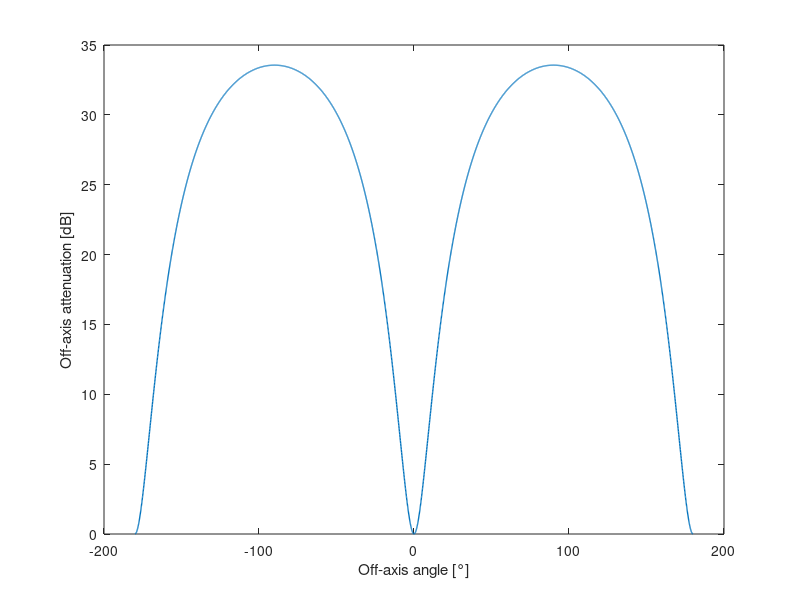

MATLAB code to generate this figure: (Note: this script raises an error after producing the figure.)
% Script to show off-axis attenuation approximation used to derive
% detection function. 
% Ref: Passive Acoustic Monitoring of Cetaceans by Walter M. X. Zimmer 
% Page: 96 - 100

clear 
close all 
% Constants 
DI = 23.5; % Directivity index of Porpoise (PAMofC (p89)) [dB]
ka = 10^(DI/20);

% Broadband
% ka = 17.8; % 
C1 = 47; % dB
C2 = 0.218*ka;

%% X, Y plot to show loss
% Directionnal loss of the source as a function of off-axis angle for
% broadband signal (click). 
dth = 0.1;
thetadeg =-180:dth:180;
theta = thetadeg * pi/180;

cx = C2*sin(theta);
DLbb = C1 * (cx).^2 ./ (1 + abs(cx) + (cx).^2);

figure 
plot(thetadeg, DLbb, 'LineWidth', 1)
xlabel('Off-axis angle [°]')
ylabel('Off-axis attenuation [dB]')
title('DLbb', sprintf('DI = %.0f dB', DI))
set(gca, 'YDir', 'reverse')
xlim([-90, 90])

idxAlpha3dB = find((DLbb<=3), 1, 'first');
alpha3dB = thetadeg(idxAlpha3dB);
xline(alpha3dB, 'r', 'LineStyle', '--', 'LineWidth', 1)
xline(-alpha3dB, 'r', 'LineStyle', '--', 'LineWidth', 1, ...
    'Label', sprintf('-3dB Beamwidth = %.1f°', -alpha3dB), 'LabelVerticalAlignment', 'bottom', ...
    'LabelHorizontalAlignment','right', 'LabelOrientation', 'horizontal')


%% Polar plot to show off-Axis attenuation
dth = 0.1;
thetadeg = -180:dth:180;
theta = thetadeg * pi/180;

idxDef = (thetadeg <=90) & (thetadeg>=-90);
idxNotDef = ~idxDef;
cx = C2*sin(theta(idxDef));
DLbb = zeros([numel(theta), 0]);
DLbb(idxDef) = C1 * (cx).^2 ./ (1 + abs(cx) + (cx).^2);
DLmax = C1 * C2^2 / (1 + C2 + C2^2);
DLbb(idxNotDef) = DLmax;

% Apparent source level
SL0 = 100;
ASLbb = SL0 - DLbb;
figure 
lgd = {};
polarplot(theta, ASLbb, 'LineWidth', 1)
lgd{end+1} = sprintf('Apparent source level with SL0 = %d dB', SL0);
hold on
polarplot([0; 0]*pi/180, [0; SL0],'LineWidth', 2)  
lgd{end +1} = 'Acoustic axis';
hold on 
polarplot([45; 45]*pi/180, [0; SL0], 'LineWidth', 2, 'LineStyle', '--')  
lgd{end +1} = 'Off-axis';

legend(lgd, 'Location', 'southoutside')

%% Narrow band off-axis attenuation
% dth = 0.01;
% thetadeg = -180:dth:180;
% theta = thetadeg * pi/180;

idxDef = (thetadeg <=90) & (thetadeg>=-90);
idxNotDef = ~idxDef;
DLnb = zeros([numel(theta), 0]);

% First-order Bessel function of the first kind 
J1 = @(x) besselj(1, x);

% Narrow band directional loss 
DLnb(idxDef) = ( 2*J1(ka*sin(theta(idxDef))) ./ (ka*sin(theta(idxDef))) ).^2;
DLnbmax = ( 2*J1(ka*sin(90 * pi/180)) / (ka*sin(90 * pi/180)) )^2;
DLnb(idxNotDef) = DLnbmax;
DLnb = -10*log10(DLnb);

% Circular piston model
figure
plot(thetadeg, DLnb, 'LineWidth', 1)
xlabel('Off-axis angle [°]')
ylabel('Off-axis attenuation [dB]')
title('Circular piston model', sprintf('DI = %.0f dB', DI))
set(gca, 'YDir', 'reverse')
xlim([-90, 90])


% Circular piston model + broadband approx
figure
plot(thetadeg, DLnb, 'LineWidth', 1.5)
hold on 
plot(thetadeg, DLbb, 'LineWidth', 1.5)
legend({'Circular piston', 'Broadband approximation'})
xlabel('Off-axis angle [°]')
ylabel('Off-axis attenuation [dB]')
title('Circular piston model', sprintf('DI = %.1f dB', DI))
set(gca, 'YDir', 'reverse')
xlim([-90, 90])

%% Find knots 
% Find zeros of J1 function 
lb = 0;             % Set a lower bound for the function.
ub = 1.1*pi/2;          % Set an upper bound for the function.
x = NaN*ones(100, 1);             % Initializes x.
starting_points=linspace(lb, ub, 100);
for i=1:100
        % Look for the zeros in the function's current window.
        x(i) = fzero(@(x) J1(ka*sin(x)), starting_points(i));
end
x_unique = x(diff(x)>1e-12);
x_unique = x_unique(2:end); % Get rid of the first 0 (corresponding to on-axis)

figure
dth = 0.01;
thetadeg = 0:dth:90;
theta = thetadeg * pi/180;
plot(thetadeg, J1(ka*sin(theta)), 'LineWidth', 1.5)
yline(0, 'k')
x_unique_deg = x_unique*180/pi;
for i = 1:numel(x_unique)
    xline(x_unique_deg(i), '--k', 'LineWidth', 1, 'Label', sprintf('%.1f°', x_unique_deg(i)))
end

legend({'J1(ka*sin(\theta))', '', '','', 'Zeros of the function'}, 'Location', 'southeast')
xlabel('\theta [°]')
ylabel('J1(ka*sin(\theta))')


%% Check that zeros correspond to knots with polar plot 
%%% Applying small offsets to theta_knots for future interpolation %%%
offset = 0.01   ;
% x_unique(1) = x_unique(1) - offset; % Reducing main lobe 

dth = 0.01;
thetadeg = -90:dth:90;
theta = thetadeg * pi/180;

idxDef = (thetadeg <=90) & (thetadeg>=-90);
idxNotDef = ~idxDef;
DLnb = zeros([numel(theta), 0]);

% Narrow band directional loss 
DLnb(idxDef) = ( 2*J1(ka*sin(theta(idxDef))) ./ (ka*sin(theta(idxDef))) ).^2;
DLnbmax = ( 2*J1(ka*sin(90 * pi/180)) / (ka*sin(90 * pi/180)) )^2;
DLnb(idxNotDef) = DLnbmax;
DLnb = -10*log10(DLnb);

figure
lgd = {};
% Apparent source level
SL0 = 100;
ASLnb = SL0 - DLnb; 
polarplot(theta, ASLnb)
lgd{end+1} = 'DL_{nb}';

% Plotting knots location
hold on 
for i=1:numel(x_unique)
    polarplot([x_unique(i); x_unique(i)], [0; SL0], 'k', 'LineWidth', 1, 'LineStyle', '--')  
    polarplot([-x_unique(i); -x_unique(i)], [0; SL0], 'k', 'LineWidth', 1, 'LineStyle', '--')  
    lgd{end +1} = sprintf('lobe_{%d} = %.1f°', i, x_unique(i)*180/pi);
    lgd{end +1} = '';
end

%%% Main lobe %%%
idxtheta_main = theta >= -x_unique(1) & theta <= x_unique(1);
% dl_main = DLnb(idxtheta_main);
% theta_firstlobe = abs(theta( (DLnb < DLnb(end) - 1) & idxtheta_main ));
idxMainLobe = (DLnb < DLnb(end) - 1) & idxtheta_main;
theta_firstlobe = theta(find(idxMainLobe, 1, 'last'));
% idxMainLobe = (theta >= -theta_firstlobe) & (theta <= theta_firstlobe);

% Narrow band directional loss for main lobe
DLnb_mainlobe = DLnb(idxMainLobe);
theta_mainlobe = theta(idxMainLobe);

ASLnb_mainlobe = SL0 - DLnb_mainlobe;
hold on
polarplot(theta_mainlobe, ASLnb_mainlobe, '--m', 'LineWidth', 2)
lgd{end +1} = 'DL_{nb}_{mainlobe}';

%%% Remaining angles %%%
if numel(x_unique) >= 2 % Fix to avoid pb if there is only 1 knot 
    theta_knot2 = x_unique(2) + offset;
    interpMethod = 'pchip';
else 
    theta_knot2 = x_unique(1) + 4*offset;
    interpMethod = 'linear'; 
end
idxPart2 = (theta >= theta_knot2) | (theta <= -theta_knot2);

% Narrow band directional loss for the angles out of main lobe 
thetaPart2 = theta(idxPart2);
DLnbPart2 = ones(size(thetaPart2)) * DLnb(end); % Constant with value DLnb(theta=90°)
% We add a small slope to ensure the final distribution is injective on 
% the interval [0, 90]° so that we can inverse it 
eps = 0.1;
a = +eps/(max(thetaPart2)-theta_knot2);
b = -eps * (1+theta_knot2/((max(thetaPart2)-theta_knot2)));
yoffset = a*abs(thetaPart2) + b; 
DLnPart2WithSplope = DLnbPart2 + yoffset; 
% DLnPart2WithSplope = 40 + yoffset; 

DLnbPart2 = DLnPart2WithSplope;

% DLnbPart2 = DLnbPart2 + 30; set an offset to increase attenuation ? 

ASLnbPart2 = SL0 - DLnbPart2;
hold on
polarplot(thetaPart2, ASLnbPart2, '--', 'LineWidth', 2)
lgd{end +1} = 'DL_{nb}_{sidelobes}';

%%% Interpolate main lobe and part 2 %%%
% Interpolation to consider main lobe as well as side lobes effect and 
% backward energy for a directionnal source modelled by a piston. The 
% solution adopted here is a compromise between the original piston model
% which is not an injective function on [0, 90]° and thus can't be used to
    % model the detection function and a model with only the main lobe which
    % seems to lead to largely underestimate detection probability according to
% the paper. 
% Based on results from paper High resolution three-dimensional beam radiation pattern of harbour porpoise clicks
% with implications for passive acoustic monitoring
% Jamie D. J. Macaulay, Chloe E. Malinka, Douglas Gillespie, and Peter T. Madse

dth = 0.01;
thetadeg = -90:dth:90;
theta = thetadeg * pi/180;

thetaAll = [theta_mainlobe thetaPart2 ]; % Concatenate main and last lobe 
DLnbAll = [DLnb_mainlobe DLnbPart2];

DLnb_interp = interp1(thetaAll, DLnbAll, theta, interpMethod); 
 
%%% Extent DLnb, DLnb_interp to the all range -180, 180° 
angleInf = -180:dth:-90;
angleSup = 90:dth:180;
thetadeg = [angleInf thetadeg angleSup]; 
theta = thetadeg * pi/180;
% [C,ia,ic] = unique(theta);
% DLnb
val = DLnb(end);
DLnb = [ones(size(angleInf))*val DLnb ones(size(angleSup))*val];
% Extent DLnb_interp
val = DLnb_interp(end);
DLnb_interp = [ones(size(angleInf))*val DLnb_interp ones(size(angleSup))*val];


ASLnb_interp = SL0 - DLnb_interp;
hold on
polarplot(theta, ASLnb_interp, '--g', 'LineWidth', 2)
lgd{end +1} = 'DL_{nb}_{interp}';

legend(lgd)


% Regular plot 
figure
% plot(theta*180/pi, 10.^(DLnb_interp/20), 'LineWidth', 1)
plot(theta*180/pi, DLnb_interp, 'LineWidth', 1)

theta_DLnb = theta; 
theta_DLnb_deg = theta_DLnb*180/pi;

xlabel('Off-axis angle [°]')
ylabel('Off-axis attenuation [dB]')
title('Directionnal loss approximation for narrowband signal')
set(gca, 'YDir', 'reverse')

%% Plot for userguide 
figure 
lgd = {};
% Interp 
polarplot(theta, ASLnb_interp, 'LineWidth', 2)
lgd{end + 1} = 'ASL_{interp}';
hold on
% Slope
polarplot(thetaPart2, ASLnbPart2, 'LineWidth', 2)
lgd{end + 1} = 'ASL_{nb}';
hold on
% Main lobe 
polarplot(theta_mainlobe, ASLnb_mainlobe, 'LineWidth', 2) 
lgd{end + 1} = 'ASL_{mainlobe}';
hold on 

title({'ASL - Narrowband model', ...
    sprintf('DI = %ddB, SL_0 = %ddB', DI, SL0)})
legend(lgd, 'Location', 'southoutside')


figure 
lgd = {};
% Interp 
plot(theta*180/pi, DLnb_interp, 'LineWidth', 2)
lgd{end + 1} = 'ASL_{interp}';
hold on
% Slope
DLslope = DLnbPart2;
idxNotSlope = (thetaPart2 > -theta_knot2) & (thetaPart2 < theta_knot2);
DLslope(idxNotSlope) = nan;
plot(thetaPart2(thetaPart2 > -theta_knot2)*180/pi, DLslope(thetaPart2 > -theta_knot2), 'r', 'LineWidth', 2)
plot(thetaPart2(thetaPart2 < theta_knot2)*180/pi, DLslope(thetaPart2 < theta_knot2), 'r', 'LineWidth', 2)

lgd{end + 1} = 'ASL_{slope}';
lgd{end + 1} = '';
hold on
% Main lobe 
plot(theta_mainlobe*180/pi, DLnb_mainlobe, 'LineWidth', 2) 
lgd{end + 1} = 'ASL_{mainlobe}';
hold on 

set(gca, 'YDir', 'reverse')
xlim([-90, 90])

xlabel('Off-axis angle [°]')
ylabel('Off-axis attenuation [dB]')
title({'DL narrowband model', ...
    sprintf('DI = %.1fdB, SL_0 = %.0fdB', DI, SL0)})
legend(lgd)


% Circular piston model + narrow approx
figure
plot(theta*180/pi, DLnb, 'LineWidth', 1.5)
hold on 
plot(theta*180/pi, DLnb_interp, 'LineWidth', 1.5)

legend({'Circular piston', 'Narrow-band approximation'})
xlabel('Off-axis angle [°]')
ylabel('Off-axis attenuation [dB]')
title('Circular piston model', sprintf('DI = %.1f dB', DI))
set(gca, 'YDir', 'reverse')
xlim([-90, 90])



%% Compare models 
dth = 0.1;
thetadeg = -180:dth:180;
theta = thetadeg * pi/180;

figure 
lgd = {};
plot(theta_DLnb_deg, DLnb, 'k', 'LineWidth', 1)
lgd{end + 1} = 'DL';
hold on 
plot(thetadeg, DLbb, 'b', 'LineWidth', 1)
lgd{end + 1} = 'DL_{bb}';
hold on 
plot(theta_DLnb_deg, DLnb_interp, 'r', 'LineWidth', 1)
lgd{end + 1} = 'DL_{nb}';

% Compare -3dB beamwidth
% Broadband
idxAlpha3dB = find((DLbb<=3), 1, 'first');
alpha3dB = thetadeg(idxAlpha3dB);
xline(-alpha3dB, 'b', 'LineStyle', '--', 'LineWidth', 1)
xline(alpha3dB, 'b', 'LineStyle', '--', 'LineWidth', 1, ...
    'Label', sprintf('Broadband beamwidth = %.1f°', 2*abs(alpha3dB)), 'LabelVerticalAlignment', 'bottom', ...
    'LabelHorizontalAlignment','right', 'LabelOrientation', 'aligned')
% Narrowband unmodified 
idxAlpha3dB = find((DLnb<3), 1, 'first');
alpha3dB = theta_DLnb_deg(idxAlpha3dB);
xline(alpha3dB, 'k', 'LineStyle', '--', 'LineWidth', 1)
xline(-alpha3dB, 'k', 'LineStyle', '--', 'LineWidth', 1, ...
    'Label', sprintf('Circular piston model beamwidth = %.1f°', 2*abs(alpha3dB)), 'LabelVerticalAlignment', 'bottom', ...
    'LabelHorizontalAlignment','right', 'LabelOrientation', 'aligned')
% Narrowband modified 
idxAlpha3dB = find((DLnb_interp<3), 1, 'first');
alpha3dB = theta_DLnb_deg(idxAlpha3dB);
xline(alpha3dB, 'r', 'LineStyle', '--', 'LineWidth', 1, ...
    'Label', sprintf('Narrowband beamwidth = %.1f°', 2*abs(alpha3dB)), 'LabelVerticalAlignment', 'bottom', ...
    'LabelHorizontalAlignment','left', 'LabelOrientation', 'aligned')
xline(-alpha3dB, 'r', 'LineStyle', '--', 'LineWidth', 1)

yline(3,  'k', 'LineStyle', '--', 'LineWidth', 1, ...
    'Label', '-3dB')
ylim([0 50])
xlim([-90, 90])
xlabel('Off-axis angle [°]')
ylabel('Off-axis attenuation [dB]')
title({'Directionnal loss approximation', ... 
     sprintf('DI = %.1fdB', DI)})
set(gca, 'YDir', 'reverse')

legend(lgd, 'Location', 'northwest')

% Polar plot 
% Apparent source level
SL0 = 100;
ASLnb = SL0 - DLnb;
figure 
lgd = {};
polarplot(theta_DLnb, ASLnb, 'LineWidth', 1)
lgd{end+1} = sprintf('ASL - narrowband piston model');
hold on
polarplot(theta_DLnb, ASLnb_interp, 'LineWidth', 1)
lgd{end+1} = sprintf('ASL - narrowband modified piston model');
hold on 
polarplot(theta, ASLbb, 'LineWidth', 1)
lgd{end+1} = sprintf('ASL - broadband');

title({'Apparent source level for a narrow band signal', ...
    sprintf('DI = %.1fdB, SL_0 = %.1fdB', DI, SL0)})
legend(lgd, 'Location', 'southoutside')


% polarplot(theta_mainlobe, DLnb_mainlobe)
% thetadeg_modified = thetadeg(~isnan(DLnb));
% DLnb_modified(idInf) = 100;
% DL = 1:0.1:100;
% thetaInv = interp1(DLnb_modified, thetadeg_modified, DL);

%%  Beam profile detectability 
% Beam profile detectability for an echolocation click with a SL of 191 dB re 1 lPa pp. Each point on the plot is coloured by the
% expected RL if a porpoise were facing in the y direction and located at (0,0)
% The idea is to repoduce the results given in the paper High resolution 
% three-dimensional beam radiation pattern of harbour porpoise clicks
% with implications for passive acoustic monitoring by 
% Jamie D. J. Macaulay, Chloe E. Malinka, Douglas Gillespie, and Peter T. Madsen

% From the paper 
SL0 = 191; % dB pp 
alpha = 0.04; % dB/m 
DTthreshold = 110; %dB 

dx = 1; %m
dy = 1; %m
y = -200.1:dx:800;    
x = -200.1:dy:200;

[XX, YY] = meshgrid(x, y); 
[THETA, R] = cart2pol(XX, YY); % Angle and range for each point of the grid 
THETA = THETA - pi/2; % Shift so that on-axis = yaxis 
  
idxDef = (THETA <=pi/2) & (THETA>=-pi/2);
idxNotDef = ~idxDef;
DLnbcart = zeros(size(THETA));
DLnbmodifiedcart = nan(size(THETA));
DLbbcart = zeros(size(THETA));

%%%% Narrow band directional loss %%%%
DLnbcart(idxDef) = ( 2*J1(ka*sin(THETA(idxDef))) ./ (ka*sin(THETA(idxDef))) ).^2;
DLnbmax = ( 2*J1(ka*sin(90 * pi/180)) / (ka*sin(90 * pi/180)) )^2;
DLnbcart(idxNotDef) = DLnbmax;
DLnbcart = -10*log10(DLnbcart);
ASLnb = SL0 - DLnbcart;

%%%% Broadband directionnal loss %%%%
cx = C2*sin(THETA(idxDef));
DLbbcart(idxDef) = C1 * (cx).^2 ./ (1 + abs(cx) + (cx).^2);
DLmax = C1 * C2^2 / (1 + C2 + C2^2);
DLbbcart(idxNotDef) = DLmax;
ASLbb = SL0 - DLbbcart;
clear DLbbcart

%%%% Narrowband modified %%%%
% Main lobe
% idxtheta_main = THETA >= -x_unique(1) & THETA <= x_unique(1);
% idxMainLobe = (DLnbcart < DLnbmax - 1) & idxtheta_main;

% theta_firstlobe = x_unique(1);
idxMainLobe = (THETA >= -theta_firstlobe) & (THETA <= theta_firstlobe);
% Narrow band directional loss for main lobe
DLnbmodifiedcart(idxMainLobe) = DLnbcart(idxMainLobe);

% Remaining angles
if numel(x_unique) >= 2 % Fix to avoid pb if there is only 1 knot 
    theta_knot2 = x_unique(2) + offset;
else 
    theta_knot2 = x_unique(1) + 4*offset;
end
idxPart2 = (THETA >= theta_knot2) | (THETA <= -theta_knot2);

% Narrow band directional loss for the angles out of main lobe 
% thetaPart2 = THETA(idxPart2);
DLnbmodifiedcart(idxPart2) = -10*log10(DLnbmax); % Constant with value DLnb(theta=90°)

% Interpolate main lobe and part 2
DLnbmodifiedcart = inpaintn(DLnbmodifiedcart);
ASLnbmodified = SL0 - DLnbmodifiedcart;

clear DLnbcart
clear DLnbmodifiedcart

clear THETA;
clear idxDef;
clear idxNotDef;

TL = 20*log10(R) + alpha.*R;
RLbb = ASLbb - TL;
RLnb = ASLnb - TL;
RLnbmodified = ASLnbmodified - TL;

areaPixel = dx * dy;
Area_nb = numel(RLnb(RLnb >= DTthreshold)) * areaPixel;
Area_bb = numel(RLbb(RLbb >= DTthreshold)) * areaPixel;
Area_nbmodified = numel(RLnbmodified(RLnbmodified >= DTthreshold)) * areaPixel;

fig = figure;
% Broadband
h2 = subplot(1, 3, 2);
imagesc(x, y, RLbb)
% Detection threshold contour
hold on 
contour(x, y, RLbb, [0, DTthreshold], '-w', 'LineWidth', 1.5)
colormap(jet)
% colorbar
caxis([100, 150])
set(gca,'YDir','normal')
set(gca, 'YTick', [])
set(gca, 'XTick', -200:200:200)
xtickangle(gca, 45)

title({'Broadband model', sprintf('Area: %.0f m^2', Area_bb)})
xlabel('x [m]')
% ylabel('y [m]')

% Narrowband
h1 = subplot(1, 3, 1);
imagesc(x, y, RLnb)
% Detection threshold contour
hold on
contour(x, y, RLnb, [0, DTthreshold], '-w', 'LineWidth', 1.5)
colormap(jet)
% colorbar
caxis([100, 150])
set(gca,'YDir','normal')
% set(gca, 'YTick', [])
set(gca, 'XTick', -200:200:200)
xtickangle(gca, 45)
title({'Circular piston model', sprintf('Area: %.0f m^2', Area_nb)})
% xlabel('x [m]')
ylabel('y [m]')

% Narrowband modified 
h3 = subplot(1, 3, 3);
imagesc(x, y, RLnbmodified)
% Detection threshold contour
hold on
contour(x, y, RLnbmodified, [0, DTthreshold], '-w', 'LineWidth', 1.5)
% colormap(jet)
% c = colorbar;
% c.Label.String = 'Received level [dB]'; 
caxis([100, 150])
set(gca,'YDir','normal')
set(gca, 'YTick', [])
set(gca, 'XTick', -200:200:200)
xtickangle(gca, 45)
title({'Narrowband model', sprintf('Area: %.0f m^2', Area_nbmodified)})

width = 0.25;
height = 0.796;
leftSpace = 0.03;
left0 = 0.09;
bottom0 = 0.1100;

h1.Position = [ left0               bottom0    width    height];
h2.Position = [ left0+(width+leftSpace)     bottom0    width    height];
h3.Position = [ left0+2*(width+leftSpace)              bottom0    width    height];

% Give common xlabel, ylabel and title to figure
han=axes(fig,'visible','off'); 
han.Title.Visible='on';
han.XLabel.Visible='on';
han.YLabel.Visible='on';
% xlabel(han,'x [m]');
% ylabel(han,'y [m]');

c = colorbar(han,'Position', [left0+3*(width+leftSpace/1.2) bottom0  0.02 0.796]);  % attach colorbar to h
c.Label.String = 'Received level [dB]'; 
colormap(c,'jet')
caxis(han, [100, 150]);             % set colorbar limits

%% Theta limit for narrow band approximation 
dth = 0.01;
thetadeg = 0:dth:90;
theta = thetadeg * pi/180;
sigmaHdeg = 10;
sigmaH = sigmaHdeg * pi/180;
DL = theta./sigmaH .* exp(-1/2 * (theta./sigmaH).^2);

alpha = 0.95; % confidence level 

figure
plot(thetadeg, DL, 'LineWidth', 2)
xlabel('\theta [°]')
ylabel('W_{OAH}')
grid on
theta_alpha = sigmaH * sqrt(-2 * log(1 - alpha)) * 180/pi;
xline(theta_alpha, '--r', 'label', sprintf('\\theta_{\\alpha} = %.1f', theta_alpha), 'LabelOrientation','horizontal', 'LineWidth',1.5)

hold on
area(thetadeg(thetadeg<theta_alpha), DL(thetadeg<theta_alpha), 'EdgeColor', 'none', 'FaceColor', 'y', 'FaceAlpha', 0.3);
legend({'', '', '95%'})

title({sprintf('Confidence interval at the level \\alpha = %.2f', alpha), ...
    sprintf('W_{OAH} with \\sigma_H = %.0f°', sigmaHdeg)})
